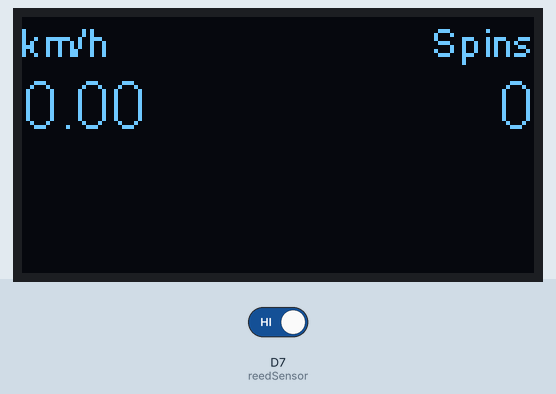
Recording of a sketch running on a simulated ESP8266 (Wemos D1 mini). Shown: 128×64 one-colour display. The test bench sets the inputs (shaded band); at power-on: D7 (reedSensor) HIGH. What the sketch prints to the serial monitor is not drawn.

Above: at 2.2 s.
2.3 s: D7 (reedSensor) driven LOW
At 3.5 s:
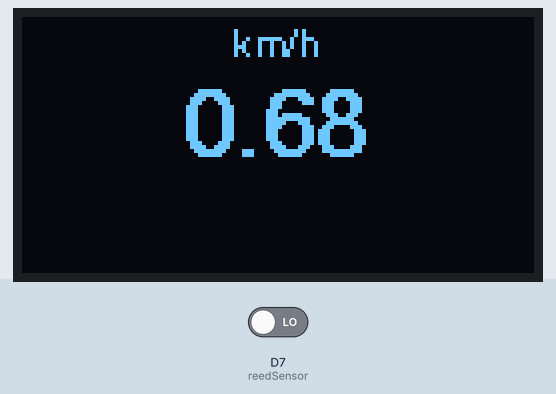
At 7.4 s:
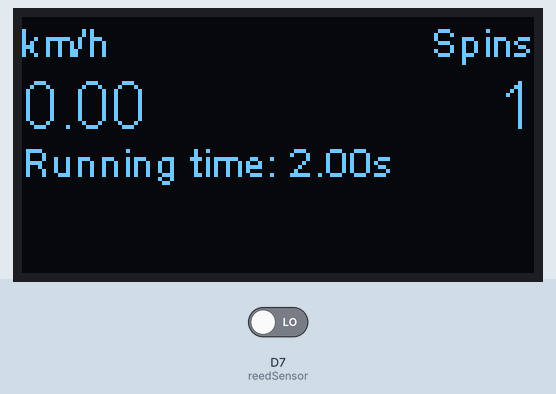
Timing chart, 0 to 8.9 s (numbered marks = the images above; inputs shaded):
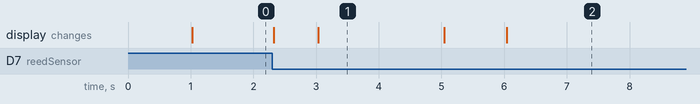

Measured:
- what the display in image 1 shows lasts 2.0 s, from 3.0 s to 5.0 s

The sketch:

ruby-wemos-semplified.ino
```cpp
/*
 *  Ruby hamster wheel / WEMOS (simplified)
 */

#include "SSD1306.h"
SSD1306  display(0x3c, D2, D1);

int reedSensor = D7;  // MINI REED SENSOR CONNECTED ON A2

float r;          // wheel radius in cm
float p;          // wheel circumference in m
float vmax = 0;   // max speed reached
float vmed = 0;   // avarage speed

int val = LOW;
int preval = 0;
int c = 0;
int q = 0;
int c0 = 0;
int deltat = 2;  // sampling time in seconds

unsigned long tim=0;
unsigned long tim15=0;

float v,d,dt;

byte flag = 0;

float totS = 0;
unsigned long lastSec=0;
unsigned long debouncetimer = 0;

void setup() {

  // SERIAL MONITOR
  Serial.begin(115200);
  delay(1000);
  Serial.println("start... ");

  // DISPLAY
  display.init();
  display.flipScreenVertically();
  display.setFont(ArialMT_Plain_10);

  // REED
  pinMode(reedSensor, INPUT);

  // wheel radius
  r = 6.0;  // cm

  // calculate circunference
  p = 2.0 * (r / 100) * 3.1415;   // meters

}

int screen = 0;


void loop() {


  //
  // every 2 (deltat) seconds determine the speed of the hamster
  flag=1;
  if ( millis() > tim ) {
    tim = millis() + deltat * 1000  ;    // milliseconds
    d = p * q;                 // distance run in meters
    v = 3.6 * d  / deltat ;    // speed in km/h calculated every deltat seconds
    q = 0;                     // start back to count rounds every deltat seconds
    if(v>vmax) vmax=v;         // save max speed
    flag=0;                    // data updated

  }

  if (v > 0) {    // count the seconds running
    if( millis() > lastSec) {
     lastSec = millis() + 500;
     totS += .5;     // total time running
    }
  }

  //
  // Read the reed sensor
  val = digitalRead(reedSensor);

  //
  // detect when signal switch from HIGH to LOW
  //
  //     -----------+
  //                |
  //                +-----------------------
  //
  if (preval == HIGH && val == LOW) {

     long unsigned temptime = millis();
     if( temptime - debouncetimer > 200) {
       // prevent double reads for not proper movement of the wheel
       // probably it's better to move the magnet near the ceneter of the wheel
       c++;  // increae total counter
       q++;  // counter for instant speed and vmax
       debouncetimer = temptime;
     } else {
       val = preval;
     }
  }

  // every 5 seconds switch the screen with different info
  if ( millis() > tim15 ) {
    tim15 = millis()+5000;
    screen++;
    if(screen >= 4) screen=0;
  }

  // save if read value is 0 or 1
  if (preval != val) preval = val;

  if( c0 != c || flag==0) {
    c0 = c;
    dt = p * c;   // total distance
    if(totS == 0) vmed = 0;
      else vmed = 3.6 * dt / totS ;  // avarage speed (considering only running time)
  }

  display.clear();

  if(v>0) {
    // it's running!

    printLabels(0);
    printInstantSpeed(1);

  } else {
    // it's resting.

    printLabels(3);
    printSpin();
    printInstantSpeed(0);
    display.setTextAlignment(TEXT_ALIGN_LEFT);
    display.setFont(ArialMT_Plain_10);

    // show different info on the "resting screens":
    if (screen == 0) display.drawString(0, 30, String(vmax)+" MAX");  // max speed
    if (screen == 1 && totS > 0) display.drawString(0, 30, String(vmed)+" AVG");   // avarage
    if (screen == 2) display.drawString(0, 30, "Running time: " + String(totS)+"s"); // running time
    if (screen == 3) display.drawString(0, 30, "Distance: " + String(dt)+"m");   // total distance
  }
  display.display();
}

void printLabels(int i){
  if(i==2 || i==1 || i==3) {
    display.setTextAlignment(TEXT_ALIGN_LEFT);
    display.setFont(ArialMT_Plain_10);
    if(i==1 || i==3) display.drawString(0, 0, "km/h");
    display.setTextAlignment(TEXT_ALIGN_RIGHT);
    if(i==2 || i==3) display.drawString(128, 0, "Spins");
  }
  if(i==0){
    display.setTextAlignment(TEXT_ALIGN_CENTER);
    display.setFont(ArialMT_Plain_10);
    display.drawString(64, 0, "km/h");
  }
}

void printSpin(){
  display.setTextAlignment(TEXT_ALIGN_RIGHT);
  display.setFont(ArialMT_Plain_16);
  display.drawString(128, 13, (String)c);
}

void printInstantSpeed(int big){
  if(big==0) {
    // use small font
    display.setTextAlignment(TEXT_ALIGN_LEFT);
    display.setFont(ArialMT_Plain_16);
    display.drawString(0, 13, (String)v);
  }
  if(big==1) {
    // use big font
    display.setTextAlignment(TEXT_ALIGN_CENTER);
    display.setFont(ArialMT_Plain_24);
    display.drawString(64, 13, (String)v);
    display.drawString(63, 13, (String)v);
  }
}
```
